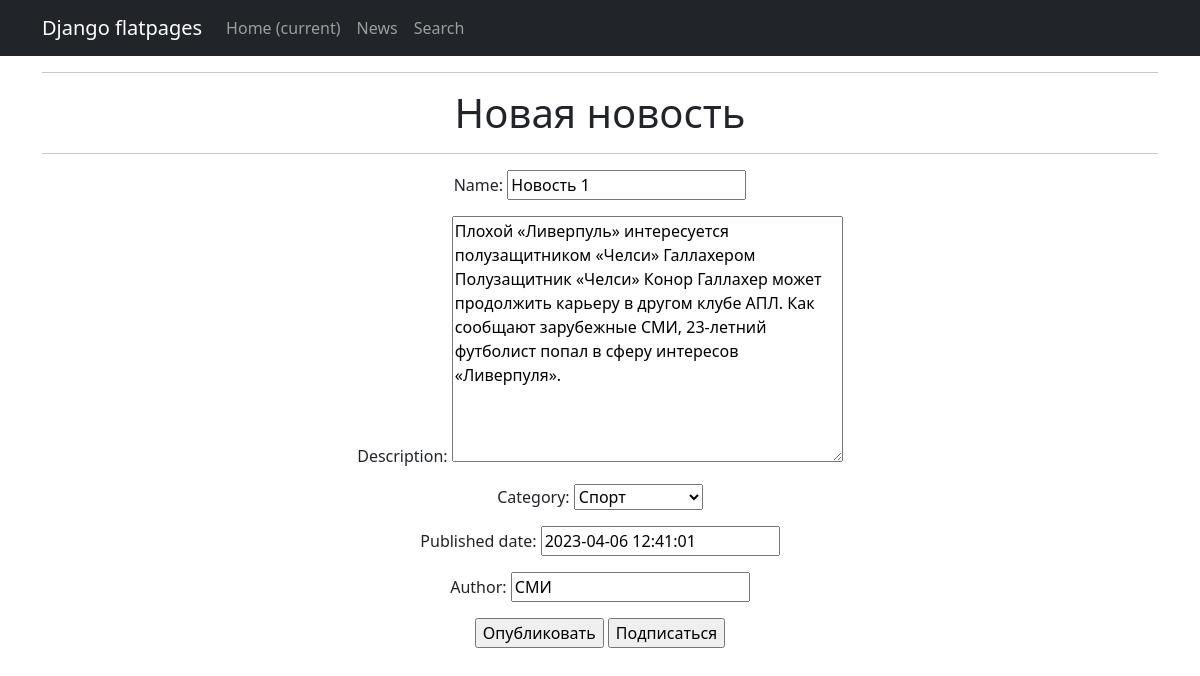
The app's page /news/1/update/ with its own data.
### news/models.py (models this page shows, shortened)
class News(models.Model):
    name = models.CharField(
        max_length=255,
        unique=True, # названия новостей не должны повторяться
    )
    description = models.TextField()
    category = models.ForeignKey(
        to='Category',
        on_delete=models.CASCADE,
        related_name='news', # все новости в категории будут доступны через поле news
    )
    published_date = models.DateTimeField(default=datetime.now)  # предоставляем значение по умолчанию
    author = models.CharField(max_length=100, default='нет автора')

class Category(models.Model):
    name = models.CharField(max_length=255, unique=True)
    subscribers = models.ManyToManyField(User, related_name='subscribed_categories', blank=True)
    def __str__(self):
        return self.name

### news/views.py (the view)
# urls.py: path('<int:pk>/update/', NewsUpdate.as_view(), name='news_update'),
class NewsUpdate(UpdateView):
    form_class = NewsForm
    model = News
    template_name = 'news_edit.html'

### news/forms.py (shortened to what this page needs)
class NewsForm(forms.ModelForm):
   class Meta:
       model = News
       fields = [
           'name',
           'description',
           'category',
           'published_date',
           'author',
       ]

### news/templates/news_edit.html (shortened to what this page needs)
{% extends 'flatpages/default.html' %}
{% block content %}
<hr>
<h1>Новая новость</h1>
<hr>
<form method="post" action="{% url 'subscribe_category' category_id=category.id|default:'1' %}">
  {{ form.as_p }}
  <input type="submit" value="Опубликовать" />
  <input type="submit" value="Подписаться" name="Подписаться" />
</form>
{% endblock content %}

### records on screen
News: name "Новость 1", description "Плохой «Ливерпуль» интересуется полузащитником «Челси» Галлахером Полузащитник «Челси» Конор Галлахер может продолжить карьеру в другом клубе АПЛ. Как сообщают зарубежные СМИ, 23-летний футболист попал в сферу интересов «Ливерпуля».", category "Спорт", published_date "2023-04-06 12:41:01", author "СМИ"
